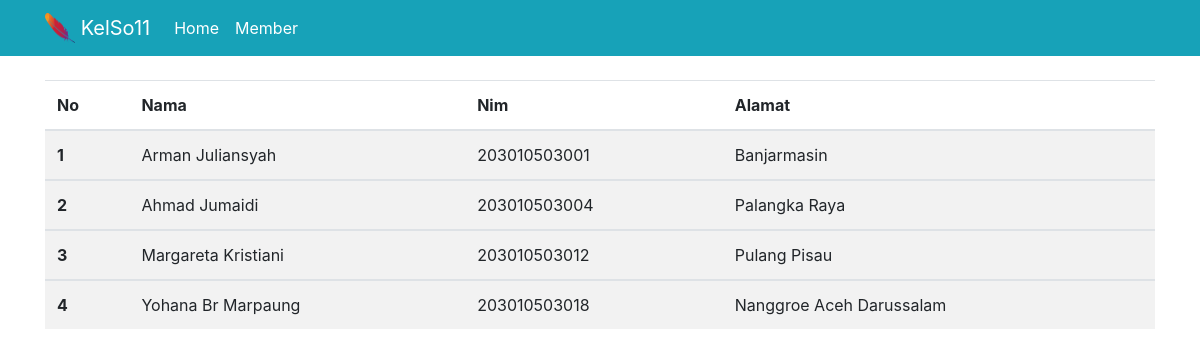
The page /member/member.php on the database its author committed.
### tables this page shows
CREATE TABLE `mahasiswa` (
  `id` int(11) NOT NULL,
  `nama` varchar(200) NOT NULL,
  `nim` varchar(200) NOT NULL,
  `alamat` varchar(200) NOT NULL
);

### member/member.php (the view, shortened to what this page needs)
<!doctype html>
<html lang="en">
<head>
    <link rel="stylesheet" href="https://maxcdn.bootstrapcdn.com/bootstrap/4.0.0/css/bootstrap.min.css">
</head>
<body>
    <nav class="navbar navbar-expand-lg navbar-dark bg-info">
        <div class="container">
            <a class="navbar-brand" href="../home/home.php">
                <img src="../asset/vippng.com-quill-png-1229469.png" width="30" height="30" class="d-inline-block align-top" alt=" "> KelSo11
            </a>
            <div class="collapse navbar-collapse" id="navbarNavAltMarkup">
                <div class="navbar-nav">
                    <a class="nav-item nav-link active" href="../home/home.php">Home <span class="sr-only">(current)</span></a>
                    <a class="nav-item nav-link active" href="../member/member.php">Member</a>
                </div>
            </div>
        </div>
    </nav>
    <div class="container">
        <br>
        <table class="table table-striped">
            <thead>
                <tr>
                    <th scope="col">No</th>
                    <th scope="col">Nama</th>
                    <th scope="col">Nim</th>
                    <th scope="col">Alamat</th>
                </tr>
            </thead>
            <?php
            include '../database/koneksi.php';
            $no = 1;
            $data = mysqli_query($koneksi, "select * from mahasiswa");
            while ($d = mysqli_fetch_array($data)) {
            ?>
                <tbody>
                    <tr>
                        <th scope="row"><?php echo $no++; ?></th>
                        <td><?php echo $d['nama']; ?></td>
                        <td><?php echo $d['nim']; ?></td>
                        <td><?php echo $d['alamat']; ?></td>
                    </tr>
                </tbody>
            <?php
            }
            ?>
        </table>
    </div>
</body>
</html>

### rows shown on the page
mahasiswa: nama "Arman Juliansyah", nim "203010503001", alamat "Banjarmasin"
mahasiswa: nama "Ahmad Jumaidi", nim "203010503004", alamat "Palangka Raya"
mahasiswa: nama "Margareta Kristiani", nim "203010503012", alamat "Pulang Pisau"
mahasiswa: nama "Yohana Br Marpaung", nim "203010503018", alamat "Nanggroe Aceh Darussalam"
